Frame 1 (no input): blank canvas, image omitted
Frame 60 (no input): blank canvas, image omitted
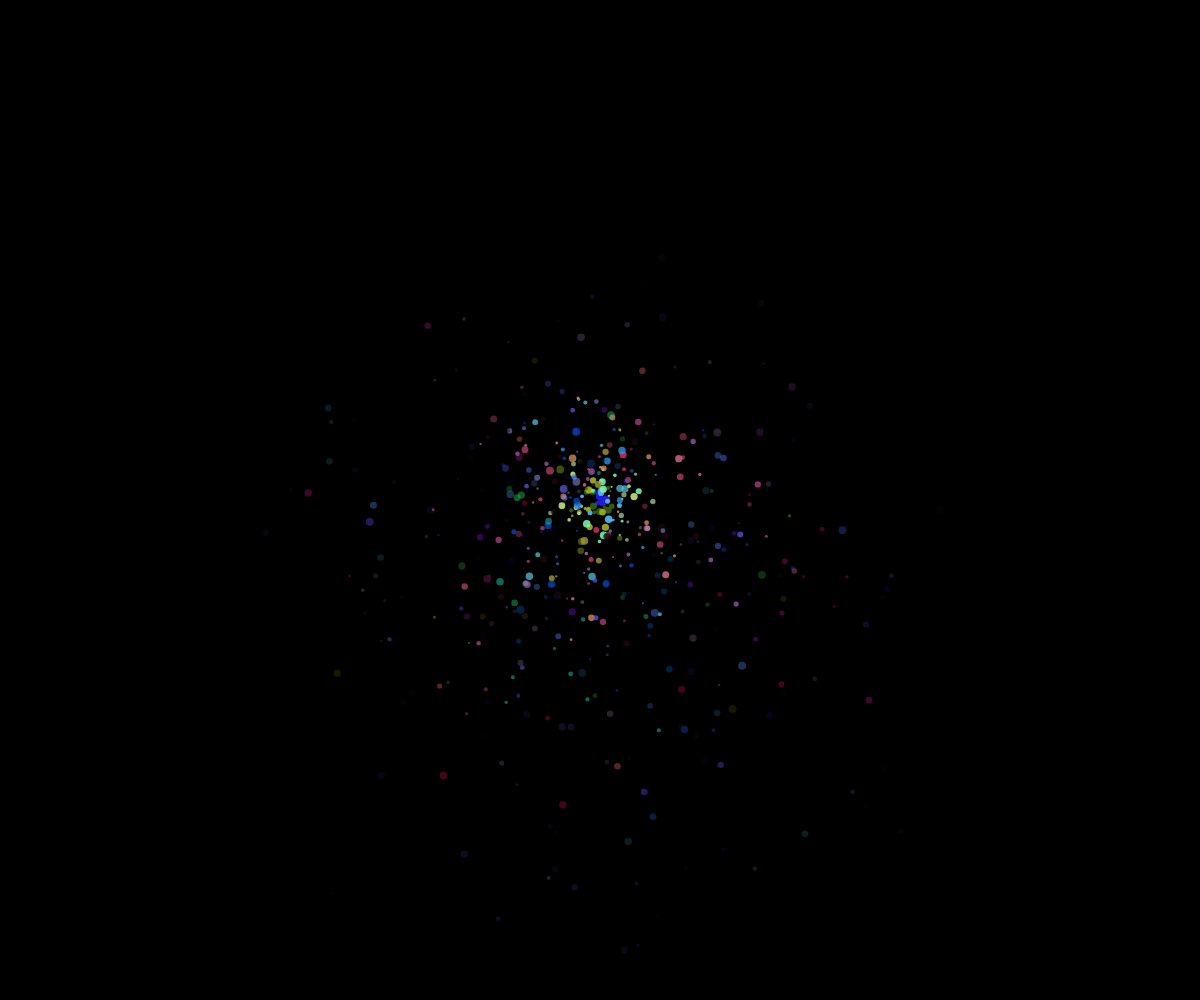
Frame 120 (the mouse pressed at the canvas centre since frame 60)

The p5.js sketch whose frames 1 and 60 were blank and that drew this single picture after the mouse press (run headless with seeded random() and noise() and a simulated clock; from frame 60 on, the mouse is pressed at the canvas centre):

// p5.js sketch
// ── sketch.js
let particles = [];
let isMousePressed = false;

function setup() {
  createCanvas(windowWidth, windowHeight);
}

function draw() {
  background(0);

  // Draw and update particles
  for (let i = particles.length - 1; i >= 0; i--) {
    particles[i].update();
    particles[i].display();
    if (particles[i].finished()) {
      particles.splice(i, 1);
    }
  }

  // Create explosion at mouse position if mouse is pressed
  if (isMousePressed) {
    let explosionPosition = createVector(mouseX, mouseY);
    let explosionColor = color(random(255), random(255), random(255));
    for (let i = 0; i < 10; i++) {
      let angle = random(TWO_PI);
      let magnitude = random(2, 8);
      let velocity = p5.Vector.fromAngle(angle).mult(magnitude);
      particles.push(new Particle(explosionPosition, velocity, explosionColor));
    }
  }
}

function mousePressed() {
  isMousePressed = true;
}

function mouseReleased() {
  isMousePressed = false;
}

class Particle {
  constructor(position, velocity, color) {
    this.position = position.copy();
    this.velocity = velocity.copy();
    this.color = color;
    this.alpha = 255;
    this.size = random(2, 8);
    this.gravity = createVector(0, 0.1);
  }

  update() {
    this.velocity.add(this.gravity);
    this.position.add(this.velocity);
    this.alpha -= 5;
  }

  display() {
    noStroke();
    fill(this.color.levels[0], this.color.levels[1], this.color.levels[2], this.alpha);
    ellipse(this.position.x, this.position.y, this.size, this.size);
  }

  finished() {
    return this.alpha <= 0;
  }
}
